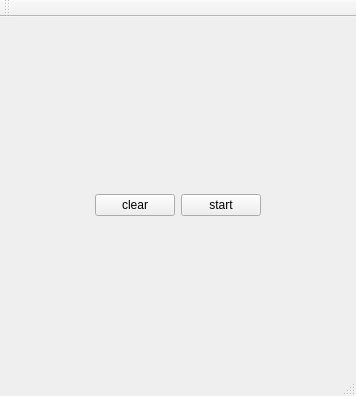
<?xml version="1.0" encoding="UTF-8"?>
<ui version="4.0">
 <class>MainWindow</class>
 <widget class="QMainWindow" name="MainWindow">
  <property name="geometry">
   <rect>
    <x>0</x>
    <y>0</y>
    <width>356</width>
    <height>396</height>
   </rect>
  </property>
  <property name="windowTitle">
   <string>MainWindow</string>
  </property>
  <widget class="QWidget" name="centralWidget">
   <layout class="QVBoxLayout" name="verticalLayout" stretch="0,0">
    <item>
     <layout class="QHBoxLayout" name="horizontalLayout_2">
      <item>
       <spacer name="horizontalSpacer_2">
        <property name="orientation">
         <enum>Qt::Horizontal</enum>
        </property>
        <property name="sizeHint" stdset="0">
         <size>
          <width>40</width>
          <height>20</height>
         </size>
        </property>
       </spacer>
      </item>
      <item>
       <layout class="QGridLayout" name="gridLayout">
        <property name="spacing">
         <number>0</number>
        </property>
       </layout>
      </item>
      <item>
       <spacer name="horizontalSpacer_3">
        <property name="orientation">
         <enum>Qt::Horizontal</enum>
        </property>
        <property name="sizeHint" stdset="0">
         <size>
          <width>40</width>
          <height>20</height>
         </size>
        </property>
       </spacer>
      </item>
     </layout>
    </item>
    <item>
     <layout class="QHBoxLayout" name="horizontalLayout">
      <item>
       <spacer name="horizontalSpacer">
        <property name="orientation">
         <enum>Qt::Horizontal</enum>
        </property>
        <property name="sizeHint" stdset="0">
         <size>
          <width>40</width>
          <height>20</height>
         </size>
        </property>
       </spacer>
      </item>
      <item>
       <widget class="QPushButton" name="clearBtn">
        <property name="text">
         <string>clear</string>
        </property>
       </widget>
      </item>
      <item>
       <widget class="QPushButton" name="startBtn">
        <property name="text">
         <string>start</string>
        </property>
       </widget>
      </item>
      <item>
       <spacer name="horizontalSpacer_4">
        <property name="orientation">
         <enum>Qt::Horizontal</enum>
        </property>
        <property name="sizeHint" stdset="0">
         <size>
          <width>40</width>
          <height>20</height>
         </size>
        </property>
       </spacer>
      </item>
     </layout>
    </item>
   </layout>
  </widget>
  <widget class="QMenuBar" name="menuBar">
   <property name="geometry">
    <rect>
     <x>0</x>
     <y>0</y>
     <width>356</width>
     <height>21</height>
    </rect>
   </property>
  </widget>
  <widget class="QToolBar" name="mainToolBar">
   <attribute name="toolBarArea">
    <enum>TopToolBarArea</enum>
   </attribute>
   <attribute name="toolBarBreak">
    <bool>false</bool>
   </attribute>
  </widget>
  <widget class="QStatusBar" name="statusBar"/>
 </widget>
 <layoutdefault spacing="6" margin="11"/>
 <resources/>
 <connections/>
</ui>
